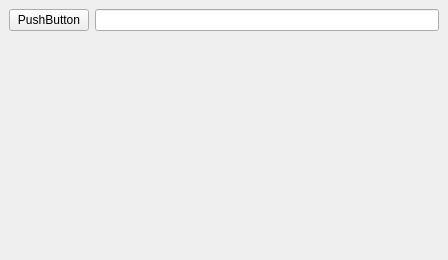
<?xml version="1.0" encoding="UTF-8"?>
<ui version="4.0">
 <class>MplMainWindow</class>
 <widget class="QMainWindow" name="MplMainWindow">
  <property name="geometry">
   <rect>
    <x>0</x>
    <y>0</y>
    <width>448</width>
    <height>260</height>
   </rect>
  </property>
  <property name="windowTitle">
   <string>MainWindow</string>
  </property>
  <widget class="QWidget" name="mplcentralwidget">
   <layout class="QVBoxLayout" name="verticalLayout">
    <item>
     <layout class="QHBoxLayout" name="mplhorizontalLayout">
      <item>
       <widget class="QPushButton" name="mplpushButton">
        <property name="text">
         <string>PushButton</string>
        </property>
       </widget>
      </item>
      <item>
       <widget class="QLineEdit" name="mpllineEdit"/>
      </item>
     </layout>
    </item>
    <item>
     <widget class="MplWidget" name="mpl" native="true">
      <property name="sizePolicy">
       <sizepolicy hsizetype="Expanding" vsizetype="Expanding">
        <horstretch>0</horstretch>
        <verstretch>0</verstretch>
       </sizepolicy>
      </property>
     </widget>
    </item>
   </layout>
  </widget>
  <widget class="QMenuBar" name="menubar">
   <property name="geometry">
    <rect>
     <x>0</x>
     <y>0</y>
     <width>448</width>
     <height>21</height>
    </rect>
   </property>
  </widget>
 </widget>
 <customwidgets>
  <customwidget>
   <class>MplWidget</class>
   <extends>QWidget</extends>
   <header>mplwidget.h</header>
   <container>1</container>
  </customwidget>
 </customwidgets>
 <resources/>
 <connections/>
</ui>
